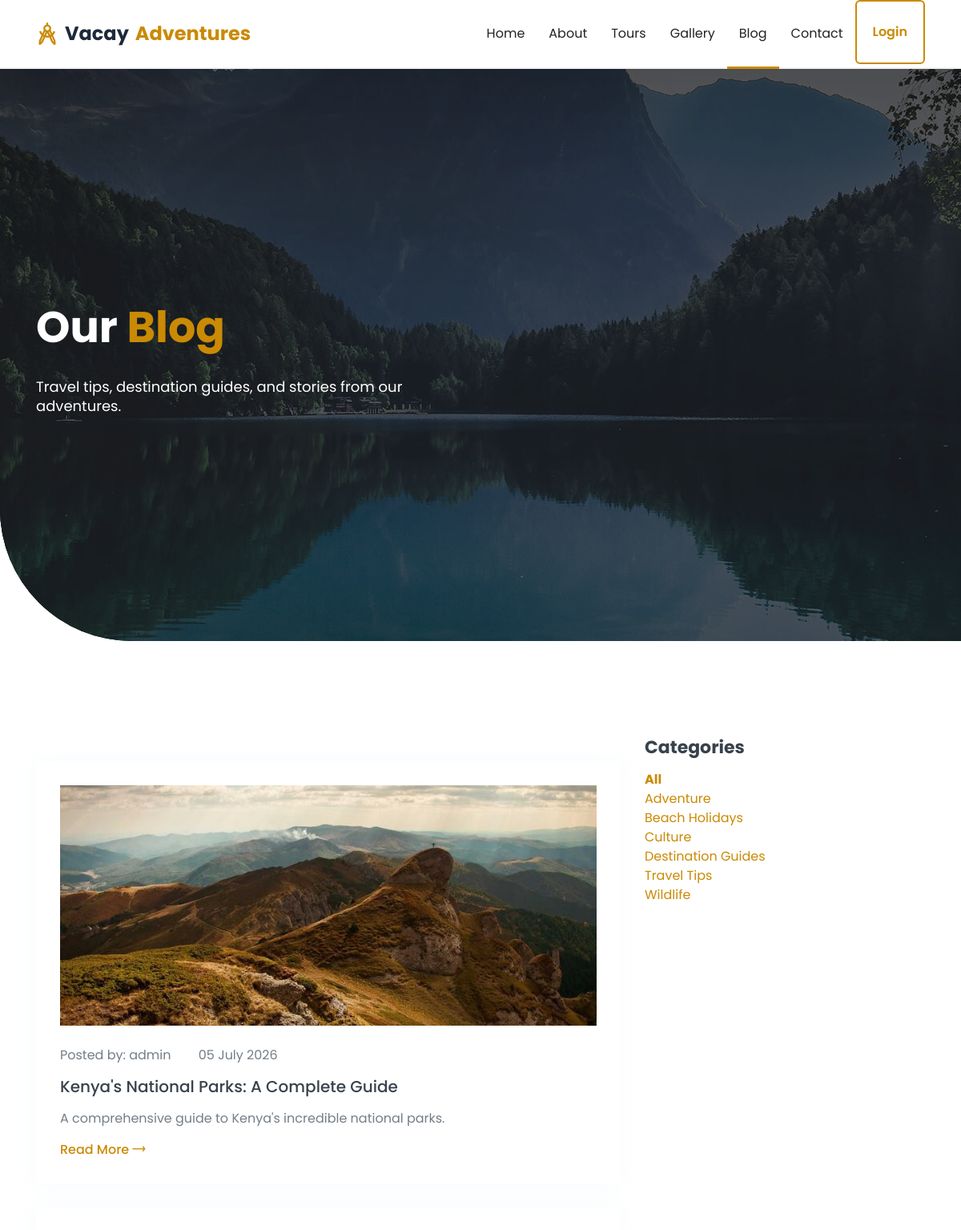
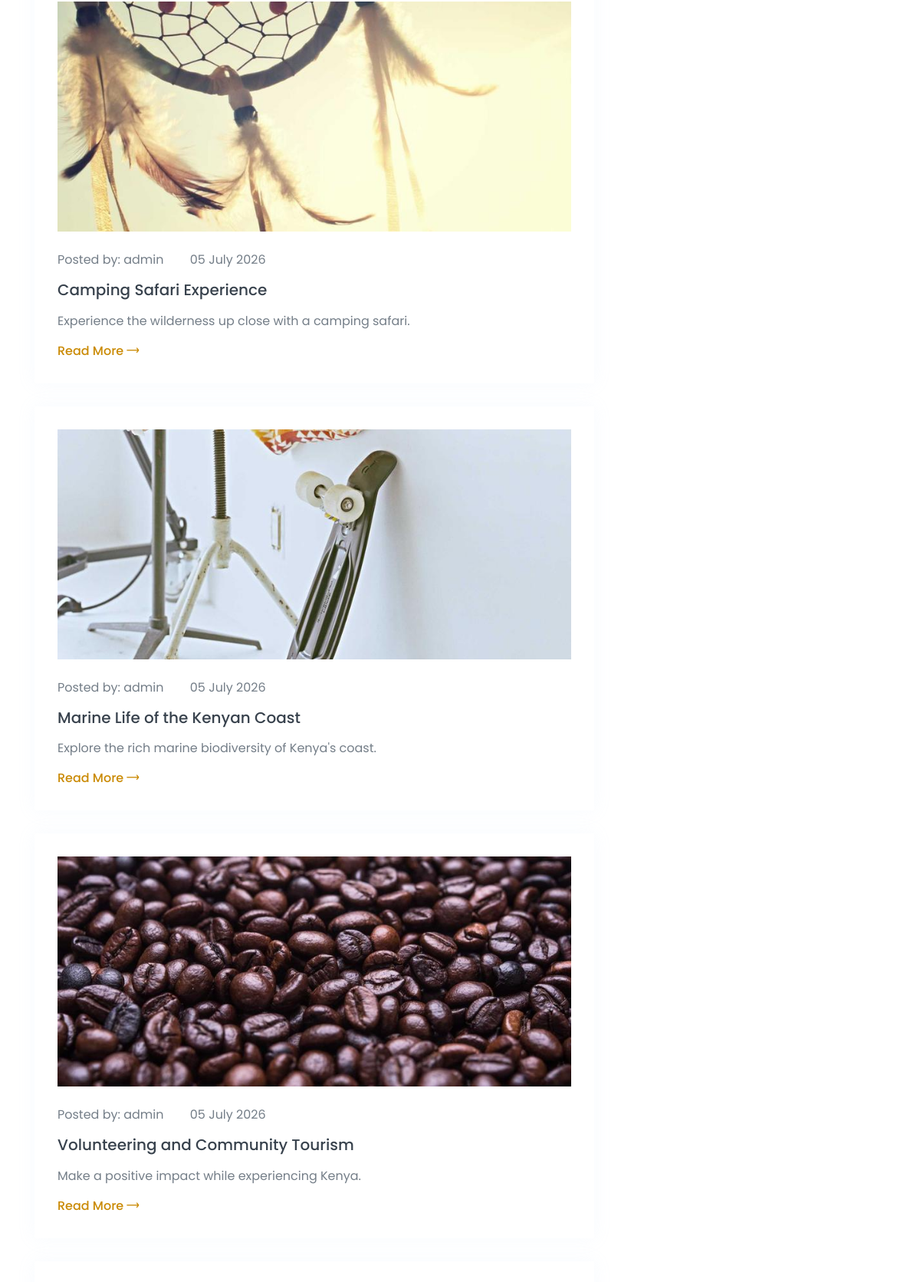
Screenshot of /blog/ (upper part) with the database file from the repository (2 pictures, top to bottom).
### blog/models.py (models this page shows, shortened)
class BlogPost(models.Model):
    STATUS_CHOICES = [('draft', 'Draft'), ('published', 'Published')]
    title = models.CharField(max_length=300)
    slug = models.SlugField(unique=True, blank=True)
    category = models.ForeignKey(BlogCategory, on_delete=models.SET_NULL, null=True, related_name='posts')
    author = models.ForeignKey(User, on_delete=models.SET_NULL, null=True, related_name='blog_posts')
    content = models.TextField()
    excerpt = models.TextField(max_length=500, blank=True)
    featured_image = models.ImageField(upload_to='blog/', blank=True, null=True)
    status = models.CharField(max_length=20, choices=STATUS_CHOICES, default='published')
    is_featured = models.BooleanField(default=False)
    created_at = models.DateTimeField(auto_now_add=True)
    updated_at = models.DateTimeField(auto_now=True)
    class Meta:
        ordering = ['-created_at']

class BlogCategory(models.Model):
    name = models.CharField(max_length=200)
    slug = models.SlugField(unique=True, blank=True)
    class Meta:
        verbose_name_plural = 'Blog Categories'
        ordering = ['name']

### blog/views.py (the view)
# urls.py: path('', views.blog_list, name='blog_list'),
def blog_list(request):
    posts_list = BlogPost.objects.filter(status='published').order_by('-created_at')
    category_slug = request.GET.get('category')
    if category_slug:
        posts_list = posts_list.filter(category__slug=category_slug)
    paginator = Paginator(posts_list, 6)
    page = request.GET.get('page', 1)
    try:
        posts = paginator.page(page)
    except PageNotAnInteger:
        posts = paginator.page(1)
    except EmptyPage:
        posts = paginator.page(paginator.num_pages)
    categories = BlogCategory.objects.all()
    return render(request, 'blog/blog_list.html', {
        'posts': posts,
        'categories': categories,
        'current_category': category_slug,
    })

### core/context_processors.py (called while the page is built)
def site_settings(request):
    try:
        settings = SiteSetting.objects.first()
    except:
        settings = None
    return {'site_settings': settings}

### templates/blog/blog_list.html (shortened to what this page needs)
{% extends 'base.html' %}
{% load static %}
{% block hero %}
<section class="header_area hero-video-wrap">
    <div class="video-bg">
        <video autoplay muted loop playsinline poster="{% static 'images/hero-area.jpg' %}">
            <source src="{{ site_settings.hero_video_url|default:'https://assets.mixkit.co/videos/3661/3661-720.mp4' }}" type="video/mp4">
        </video>
    </div>
    <div class="video-overlay"></div>
    <div id="home" class="header_slider">
        <div class="single_slider bg_cover d-flex align-items-center">
            <div class="container">
                <div class="row">
                    <div class="col-lg-6 col-md-8">
                        <div class="slider_content">
                            <h2 class="slider_title wow fadeInLeftBig" data-wow-duration="1.3s" data-wow-delay="0.2s">Our <span>Blog</span></h2>
                            <p class="wow fadeInLeftBig" data-wow-duration="1.3s" data-wow-delay="0.5s">Travel tips, destination guides, and stories from our adventures.</p>
                        </div>
                    </div>
                </div>
            </div>
        </div>
    </div>
</section>
{% endblock %}
{% block content %}
<section class="pt-120 pb-130">
    <div class="container">
        <div class="row">
            <div class="col-lg-8">
                {% for post in posts %}
                <div class="single_blog mt-30">
                    <div class="blog_image">
                        {% if post.featured_image %}
                        <img src="{{ post.featured_image.url }}" alt="{{ post.title }}" style="width:100%;height:300px;object-fit:cover;">
                        {% else %}
                        <img src="{% static 'images/blog-1.jpg' %}" alt="Blog" style="width:100%;height:300px;object-fit:cover;">
                        {% endif %}
                    </div>
                    <div class="blog_content">
                        <div class="blog_meta">
                            <ul>
                                <li>Posted by: <a href="javascript:void(0)">{{ post.author|default:'Admin' }}</a></li>
                                <li>{{ post.created_at|date:'d F Y' }}</li>
                            </ul>
                        </div>
                        <h4 class="blog_title"><a href="{% url 'blog:blog_detail' post.slug %}">{{ post.title }}</a></h4>
                        <p>{{ post.excerpt|default:post.content|truncatewords:40 }}</p>
                        <a href="{% url 'blog:blog_detail' post.slug %}" class="more">Read More <i class="lni lni-arrow-right"></i></a>
                    </div>
                </div>
                {% empty %}
                <p>No blog posts yet.</p>
                {% endfor %}
            </div>
            <div class="col-lg-4">
                <div class="blog_sidebar">
                    <h4>Categories</h4>
                    <ul class="mt-15">
                        <li><a href="{% url 'blog:blog_list' %}" {% if not current_category %}style="font-weight:bold;"{% endif %}>All</a></li>
                        {% for cat in categories %}
                        <li><a href="?category={{ cat.slug }}" {% if current_category == cat.slug %}style="font-weight:bold;"{% endif %}>{{ cat.name }}</a></li>
                        {% endfor %}
                    </ul>
                </div>
            </div>
        </div>
    </div>
</section>
{% endblock %}

### static/css/default.css (style rules this page uses)
.mt-15 { margin-top: 15px; }
.mt-30 { margin-top: 30px; }
.pt-120 { padding-top: 120px; }
.pb-130 { padding-bottom: 130px; }

### static/css/style.css (style rules this page uses)
body { font-family: "Poppins", sans-serif; font-weight: normal; font-style: normal; color: #747E88; }
* { margin: 0; padding: 0; -webkit-box-sizing: border-box; box-sizing: border-box; }
img { max-width: 100%; }
a { color: #ca8a04; }
i, span, a { display: inline-block; }
audio, canvas, iframe, img, svg, video { vertical-align: middle; }
h1, h2, h3, h4, h5, h6 { font-family: "Poppins", sans-serif; font-weight: 700; color: #38424D; margin: 0px; }
h2 { font-size: 36px; }
h4 { font-size: 22px; }
ul, ol { margin: 0px; padding: 0px; list-style-type: none; }
p { font-size: 16px; font-weight: 400; line-height: 24px; color: #747E88; margin: 0px; }
.bg_cover { background-position: center center; background-size: cover; background-repeat: no-repeat; width: 100%; height: 100%; }
.single_slider { height: 800px; position: relative; overflow: hidden; border-bottom-left-radius: 165px; }
.single_slider::before { position: absolute; content: ''; background-color: rgba(56, 66, 77, 0.24); width: 100%; height: 100%; left: 0; top: 0; }
.slider_content { padding-top: 80px; }
.slider_content .slider_title { font-size: 54px; color: #fff; margin-top: 15px; }
.slider_content p { font-size: 18px; color: #fff; margin-top: 30px; }
.single_blog { padding: 30px; -webkit-box-shadow: 0px 0px 22px 0px rgba(173, 206, 243, 0.1); box-shadow: 0px 0px 22px 0px rgba(173, 206, 243, 0.1); -webkit-transition: all 0.3s ease-out 0s; transition: all 0.3s ease-out 0s; }
.single_blog .blog_image img { width: 100%; }
.single_blog .blog_content { padding-top: 25px; }
.single_blog .blog_content .blog_meta ul li { font-size: 16px; color: #747E88; display: inline-block; }
.single_blog .blog_content .blog_meta ul li + li { margin-left: 30px; }
.single_blog .blog_content .blog_meta ul li a { color: #747E88; }
.single_blog .blog_content .blog_title a { font-size: 20px; font-weight: 500; color: #38424D; -webkit-transition: all 0.3s ease-out 0s; transition: all 0.3s ease-out 0s; margin-top: 15px; }
.single_blog .blog_content p { margin-top: 15px; }
.single_blog .blog_content .more { margin-top: 15px; color: #ca8a04; font-size: 16px; font-weight: 500; }

### rows the page displays
BlogPost: featured_image (picture), author "admin", created_at "05 July 2026", title "Kenya's National Parks: A Complete Guide", excerpt "A comprehensive guide to Kenya's incredible national parks."
BlogPost: featured_image (picture), author "admin", created_at "05 July 2026", title "Camping Safari Experience", excerpt "Experience the wilderness up close with a camping safari."
BlogPost: featured_image (picture), author "admin", created_at "05 July 2026", title "Marine Life of the Kenyan Coast", excerpt "Explore the rich marine biodiversity of Kenya's coast."
BlogPost: featured_image (picture), author "admin", created_at "05 July 2026", title "Volunteering and Community Tourism", excerpt "Make a positive impact while experiencing Kenya."
BlogCategory: name "Adventure"
BlogCategory: name "Beach Holidays"
BlogCategory: name "Culture"
BlogCategory: name "Destination Guides"
BlogCategory: name "Travel Tips"
BlogCategory: name "Wildlife"
